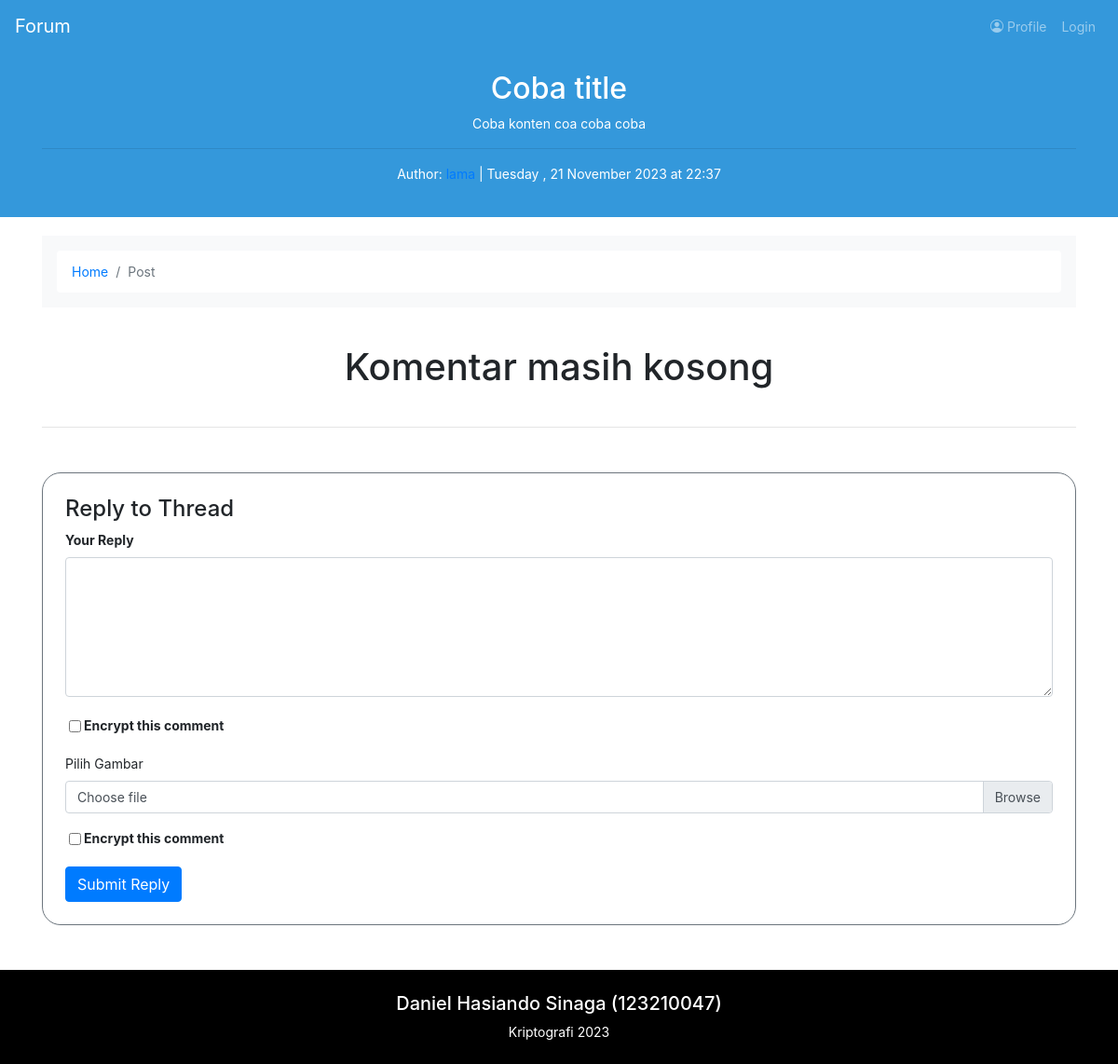
Screenshot of /post.php?id=3 with the database file from the repository.
### tables this page shows
CREATE TABLE `posts` (
  `id` int(11) NOT NULL,
  `postTitle` varchar(255) NOT NULL,
  `posted` timestamp NOT NULL DEFAULT current_timestamp() ON UPDATE current_timestamp(),
  `user` varchar(255) NOT NULL,
  `postContent` varchar(255) DEFAULT NULL
);

### post.php (the view, shortened to what this page needs)
<?php
include('header.php');
include('koneksi.php');
if (isset($_GET['id'])) {
  $id_post = $_GET['id'];
} else {
  echo '<script>window.location.href = "home.php";</script>';
}
?>
</head>
<body class="forum padding-large">
  <?php include('navbar.php') ?>
  <?php
  $sql0    = "SELECT * FROM posts WHERE id = $id_post";
  $query0    = mysqli_query($connect, $sql0);
  while ($data0 = mysqli_fetch_array($query0)) {
  ?>
    <div class="thread-header warna align-content-center">
      <div class="container">
        <h2><?= $data0['postTitle']; ?></h2>
        <p><?= $data0['postContent']; ?></p>
        <hr>
        <?php
        $time = strtotime($data0['posted']);
        $tahun = date('Y', $time);
        $bulan = date('F', $time);
        $tanggal = date('d', $time);
        $hari = date('l ', $time);
        $jam = date('H', $time);
        $menit = date('i', $time);
        ?>
        <p>Author: <a href=""><?= $data0['user']; ?> </a> | <?= $hari . ", " . $tanggal . " " . $bulan . " " . $tahun . " at " . $jam . ":" . $menit; ?></p>
      </div>
    </div>
  <?php } ?>
  <div class="container">
    <div class="row">
      <div class="col">
        <nav aria-label="breadcrumb" class="bg-light rounded-3 p-3 mb-4">
          <ol class="breadcrumb mb-0">
            <li class="breadcrumb-item"><a href="home.php">Home</a></li>
            <li class="breadcrumb-item active" aria-current="page">Post</li>
          </ol>
        </nav>
      </div>
    </div>
  </div>
  <div class="container">
    <ul class="post-list">
      <?php
      $sql    = "SELECT * FROM comments WHERE post = '$id_post'";
      $query    = mysqli_query($connect, $sql);
      $count  = mysqli_num_rows($query);
      if ($count == 0) {
        echo '<div class="container-fluid text-center justify-content-center d-flex align-items-center p-3">
          <h1>Komentar masih kosong</h1>
          </div>
          <hr class="mb-5">';
      }
      ?>
    </ul>
    <div class="reply-form p-4 border border-secondary" style="border-radius: 20px;">
      <h4>Reply to Thread</h4>
      <form method="POST" action="comment_proses.php" enctype="multipart/form-data">
        <div class="form-group">
          <label for="replyContent">Your Reply</label>
          <textarea name="comment" class="form-control" id="replyContent" rows="2" required></textarea>
        </div>
        <div class="form-group form-check">
          <input onclick="toggleEncryptionKey()" name="isEncrypted" type="checkbox" class="form-check-input" id="encryptCheckbox" value="1" />
          <label class="form-check-label" for="encryptCheckbox">Encrypt this comment</label>
        </div>
        <label for="gambar">Pilih Gambar</label>
        <div class="input-group">
          <div class="custom-file">
            <label class="custom-file-label" for="gambar">Choose file</label>
          </div>
        </div>
        <div class="form-group form-check pt-3">
          <input onclick="toggleEncryptionKey2()" name="isEncrypted-image" type="checkbox" class="form-check-input" id="encryptCheckbox2" value="1" />
          <label class="form-check-label" for="encryptCheckbox2">Encrypt this comment</label>
        </div>
        <button onclick="return cekLogin()" type="submit" class="btn btn-primary">Submit Reply</button>
      </form>
    </div>
  </div>
  <footer class="footer py-4 mt-5 black">
    <div class="container text-center">
      <p class="h5">Daniel Hasiando Sinaga (123210047)</p>
      <span class="text-white">Kriptografi <?= date('Y'); ?></span>
    </div>
  </footer>
</body>
</html>

### rows the page displays
posts: postTitle "Coba title", postContent "Coba konten coa coba coba", user "lama", posted "Tuesday", posted "21", posted "November", posted "2023", posted "22", posted "37"
